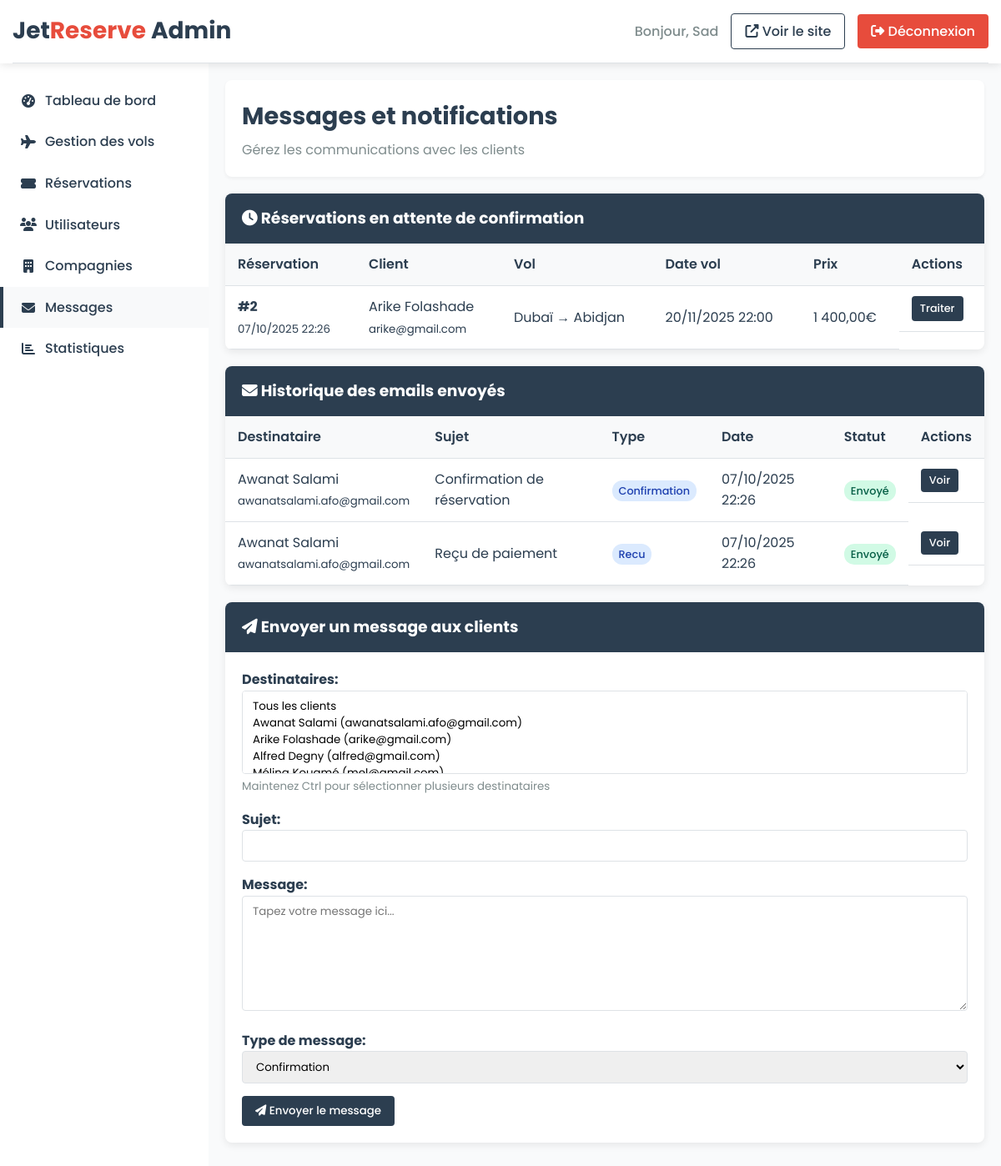
Screenshot of /dashboard/messages.php (signed in) with the database file from the repository.
### tables this page shows
CREATE TABLE IF NOT EXISTS `reservations` (
  `id_reservation` int(11) NOT NULL AUTO_INCREMENT,
  `id_user` int(11) NOT NULL,
  `id_vol` int(11) NOT NULL,
  `statut` enum('confirmé','en attente','annulé') DEFAULT 'en attente',
  `date_reservation` timestamp NULL DEFAULT CURRENT_TIMESTAMP,
  `nombre_passagers` int(11) DEFAULT '1',
  `prix_total` decimal(10,2) DEFAULT NULL,
  PRIMARY KEY (`id_reservation`),
  KEY `id_user` (`id_user`),
  KEY `id_vol` (`id_vol`)
);

CREATE TABLE IF NOT EXISTS `users` (
  `id_user` int(11) NOT NULL AUTO_INCREMENT,
  `nom` varchar(50) NOT NULL,
  `prenom` varchar(50) NOT NULL,
  `email` varchar(100) NOT NULL,
  `telephone` varchar(20) DEFAULT NULL,
  `password` varchar(255) NOT NULL,
  `role` enum('client','admin') DEFAULT 'client',
  `statut` enum('actif','inactif') NOT NULL,
  `date_creation` timestamp NULL DEFAULT CURRENT_TIMESTAMP,
  PRIMARY KEY (`id_user`),
  UNIQUE KEY `email` (`email`)
);

CREATE TABLE IF NOT EXISTS `vols` (
  `id_vol` int(11) NOT NULL AUTO_INCREMENT,
  `id_compagnie` int(11) NOT NULL,
  `id_avion` int(11) NOT NULL,
  `depart` varchar(50) NOT NULL,
  `arrivee` varchar(50) NOT NULL,
  `date_depart` datetime NOT NULL,
  `date_arrivee` datetime NOT NULL,
  `prix` decimal(10,2) NOT NULL,
  `escales` int(11) DEFAULT '0',
  `classe` enum('économique','affaires','première') DEFAULT 'économique',
  `numero_vol` varchar(10) DEFAULT NULL,
  `places_disponibles` int(11) DEFAULT NULL,
  PRIMARY KEY (`id_vol`),
  KEY `id_compagnie` (`id_compagnie`),
  KEY `id_avion` (`id_avion`)
);

CREATE TABLE IF NOT EXISTS `emails` (
  `id_email` int(11) NOT NULL AUTO_INCREMENT,
  `id_user` int(11) NOT NULL,
  `sujet` varchar(150) NOT NULL,
  `contenu` text,
  `type` enum('confirmation','recu','ticket') DEFAULT 'confirmation',
  `date_envoi` timestamp NULL DEFAULT CURRENT_TIMESTAMP,
  `statut` enum('envoyé','échoué') DEFAULT 'envoyé',
  PRIMARY KEY (`id_email`),
  KEY `id_user` (`id_user`)
);

### dashboard/messages.php (the view, shortened to what this page needs)
<?php include 'includes/check_admin.php'; ?>
<!DOCTYPE html>
<html lang="fr">
<head>
    <link rel="stylesheet" href="https://cdnjs.cloudflare.com/ajax/libs/font-awesome/6.4.0/css/all.min.css">
</head>
<body>
    <header class="admin-header">
        <div class="container">
            <div class="header-top">
                <a href="index.php" class="logo">Jet<span>Reserve</span> Admin</a>
                <div class="admin-info">
                    <span class="user-welcome">Bonjour, <?php echo $_SESSION['prenom']; ?></span>
                    <a href="../index.php" class="btn btn-outline" target="_blank">
                        <i class="fas fa-external-link-alt"></i> Voir le site
                    </a>
                    <a href="../vge64/deconnexion.php" class="btn btn-danger">
                        <i class="fas fa-sign-out-alt"></i> Déconnexion
                    </a>
                </div>
            </div>
        </div>
    </header>
    <div class="admin-container">
        <nav class="admin-sidebar">
            <ul class="sidebar-menu">
                <li class="menu-item">
                    <a href="index.php" class="menu-link">
                        <i class="fas fa-tachometer-alt"></i>
                        Tableau de bord
                    </a>
                </li>
                <li class="menu-item">
                    <a href="gestion_vols.php" class="menu-link">
                        <i class="fas fa-plane"></i>
                        Gestion des vols
                    </a>
                </li>
                <li class="menu-item">
                    <a href="gestion_reservations.php" class="menu-link">
                        <i class="fas fa-ticket-alt"></i>
                        Réservations
                    </a>
                </li>
                <li class="menu-item">
                    <a href="gestion_utilisateurs.php" class="menu-link">
                        <i class="fas fa-users"></i>
                        Utilisateurs
                    </a>
                </li>
                <li class="menu-item">
                    <a href="gestion_compagnies.php" class="menu-link">
                        <i class="fas fa-building"></i>
                        Compagnies
                    </a>
                </li>
                <li class="menu-item active">
                    <a href="messages.php" class="menu-link">
                        <i class="fas fa-envelope"></i>
                        Messages
                    </a>
                </li>
                <li class="menu-item">
                    <a href="statistiques.php" class="menu-link">
                        <i class="fas fa-chart-bar"></i>
                        Statistiques
                    </a>
                </li>
            </ul>
        </nav>
        <main class="admin-content">
            <div class="content-header">
                <h1 class="page-title">Messages et notifications</h1>
                <p class="page-subtitle">Gérez les communications avec les clients</p>
            </div>
            <div class="data-table">
                <div class="table-header">
                    <h3 style="margin: 0; color: white;">
                        <i class="fas fa-clock"></i> Réservations en attente de confirmation
                    </h3>
                </div>
                <?php
                try {
                    $stmt = $pdo->prepare("
                        SELECT r.*, v.depart, v.arrivee, v.date_depart,
                               c.nom_compagnie, u.prenom, u.nom, u.email
                        FROM reservations r
                        JOIN vols v ON r.id_vol = v.id_vol
                        JOIN compagnies c ON v.id_compagnie = c.id_compagnie
                        JOIN users u ON r.id_user = u.id_user
                        WHERE r.statut = 'en attente'
                        ORDER BY r.date_reservation DESC
                    ");
                    $stmt->execute();
                    $reservations_attente = $stmt->fetchAll(PDO::FETCH_ASSOC);
                    if ($reservations_attente) {
                        echo '<table>';
                        echo '<thead>';
                        echo '<tr>';
                        echo '<th>Réservation</th>';
                        echo '<th>Client</th>';
                        echo '<th>Vol</th>';
                        echo '<th>Date vol</th>';
                        echo '<th>Prix</th>';
                        echo '<th>Actions</th>';
                        echo '</tr>';
                        echo '</thead>';
                        echo '<tbody>';
                        foreach ($reservations_attente as $reservation) {
                            echo '<tr>';
                            echo '<td>';
                            echo '<strong>#' . $reservation['id_reservation'] . '</strong><br>';
                            echo '<small>' . date('d/m/Y H:i', strtotime($reservation['date_reservation'])) . '</small>';
                            echo '</td>';
                            echo '<td>';
                            echo htmlspecialchars($reservation['prenom'] . ' ' . $reservation['nom']) . '<br>';
                            echo '<small>' . htmlspecialchars($reservation['email']) . '</small>';
                            echo '</td>';
                            echo '<td>' . htmlspecialchars($reservation['depart'] . ' → ' . $reservation['arrivee']) . '</td>';
                            echo '<td>' . date('d/m/Y H:i', strtotime($reservation['date_depart'])) . '</td>';
                            echo '<td>' . number_format($reservation['prix_total'], 2, ',', ' ') . '€</td>';
                            echo '<td class="action-buttons">';
                            echo '<a href="gestion_reservations.php?action=view&id=' . $reservation['id_reservation'] . '" class="btn btn-primary btn-sm">Traiter</a>';
                            echo '</td>';
                            echo '</tr>';
                        }
                        echo '</tbody>';
                        echo '</table>';
                    } else {
                        echo '<div style="padding: 20px; text-align: center; color: var(--secondary);">Aucune réservation en attente.</div>';
                    }
                } catch (PDOException $e) {
                    echo '<div style="padding: 20px; text-align: center; color: var(--danger);">Erreur: ' . $e->getMessage() . '</div>';
                }
                ?>
            </div>
            <div class="data-table">
                <div class="table-header">
                    <h3 style="margin: 0; color: white;">
                        <i class="fas fa-envelope"></i> Historique des emails envoyés
                    </h3>
                </div>
                <?php
                try {
                    $stmt = $pdo->prepare("
                        SELECT e.*, u.prenom, u.nom, u.email as user_email
                        FROM emails e
                        JOIN users u ON e.id_user = u.id_user
                        ORDER BY e.date_envoi DESC
                        LIMIT 20
                    ");
                    $stmt->execute();
                    $emails = $stmt->fetchAll(PDO::FETCH_ASSOC);
                    if ($emails) {
                        echo '<table>';
                        echo '<thead>';
                        echo '<tr>';
                        echo '<th>Destinataire</th>';
                        echo '<th>Sujet</th>';
                        echo '<th>Type</th>';
                        echo '<th>Date</th>';
                        echo '<th>Statut</th>';
                        echo '<th>Actions</th>';
                        echo '</tr>';
                        echo '</thead>';
                        echo '<tbody>';
                        foreach ($emails as $email) {
                            echo '<tr>';
                            echo '<td>';
                            echo htmlspecialchars($email['prenom'] . ' ' . $email['nom']) . '<br>';
                            echo '<small>' . htmlspecialchars($email['user_email']) . '</small>';
                            echo '</td>';
                            echo '<td>' . htmlspecialchars($email['sujet']) . '</td>';
                            echo '<td><span class="badge badge-primary">' . ucfirst($email['type']) . '</span></td>';
                            echo '<td>' . date('d/m/Y H:i', strtotime($email['date_envoi'])) . '</td>';
                            echo '<td><span class="badge badge-' . ($email['statut'] == 'envoyé' ? 'success' : 'danger') . '">' . ucfirst($email['statut']) . '</span></td>';
                            echo '<td class="action-buttons">';
                            echo '<button onclick="showEmailContent(' . $email['id_email'] . ', \'' . htmlspecialchars(addslashes($email['contenu'])) . '\')" class="btn btn-primary btn-sm">Voir</button>';
                            echo '</td>';
                            echo '</tr>';
                        }
                        echo '</tbody>';
                        echo '</table>';
                    } else {
                        echo '<div style="padding: 20px; text-align: center; color: var(--secondary);">Aucun email envoyé.</div>';
                    }
                } catch (PDOException $e) {
                    echo '<div style="padding: 20px; text-align: center; color: var(--danger);">Erreur: ' . $e->getMessage() . '</div>';
                }
                ?>
            </div>
            <div class="data-table">
                <div class="table-header">
                    <h3 style="margin: 0; color: white;">
                        <i class="fas fa-paper-plane"></i> Envoyer un message aux clients
                    </h3>
                </div>
                <div style="padding: 20px;">
                    <form method="POST" action="messages.php">
                        <div style="margin-bottom: 15px;">
                            <label><strong>Destinataires:</strong></label><br>
                            <select name="destinataires[]" multiple class="form-control" style="height: 100px;">
                                <option value="all">Tous les clients</option>
                                <?php
                                $stmt = $pdo->query("SELECT id_user, prenom, nom, email FROM users WHERE role = 'client'");
                                while ($user = $stmt->fetch(PDO::FETCH_ASSOC)) {
                                    echo '<option value="' . $user['id_user'] . '">' . htmlspecialchars($user['prenom'] . ' ' . $user['nom'] . ' (' . $user['email'] . ')') . '</option>';
                                }
                                ?>
                            </select>
                            <small style="color: var(--secondary);">Maintenez Ctrl pour sélectionner plusieurs destinataires</small>
                        </div>
                        <div style="margin-bottom: 15px;">
                            <label><strong>Sujet:</strong></label>
                            <input type="text" name="sujet" class="form-control" required>
                        </div>
                        <div style="margin-bottom: 15px;">
                            <label><strong>Message:</strong></label>
                            <textarea name="contenu" rows="6" class="form-control" required placeholder="Tapez votre message ici..."></textarea>
                        </div>
                        <div style="margin-bottom: 15px;">
                            <label><strong>Type de message:</strong></label>
                            <select name="type" class="form-control">
                                <option value="confirmation">Confirmation</option>
                            </select>
                        </div>
                        <button type="submit" name="envoyer_message" class="btn btn-primary">
                            <i class="fas fa-paper-plane"></i> Envoyer le message
                        </button>
                    </form>
                </div>
            </div>
        </main>
    </div>
</body>
</html>

### rows the page displays
reservations: id_reservation "2", date_reservation "07/10/2025 22:26", id_user.nom "Arike Folashade", id_user.email "arike@gmail.com", id_vol.arrivee "Dubaï → Abidjan", id_vol.date_depart "20/11/2025 22:00", prix_total "1 400,00"
emails: id_user.nom "Awanat Salami", id_user.email "awanatsalami.afo@gmail.com", sujet "Confirmation de réservation", type "Confirmation", date_envoi "07/10/2025 22:26", statut "Envoyé"
emails: id_user.nom "Awanat Salami", id_user.email "awanatsalami.afo@gmail.com", sujet "Reçu de paiement", type "Recu", date_envoi "07/10/2025 22:26", statut "Envoyé"

### other values shown
$_SESSION['prenom'] "Sad"
